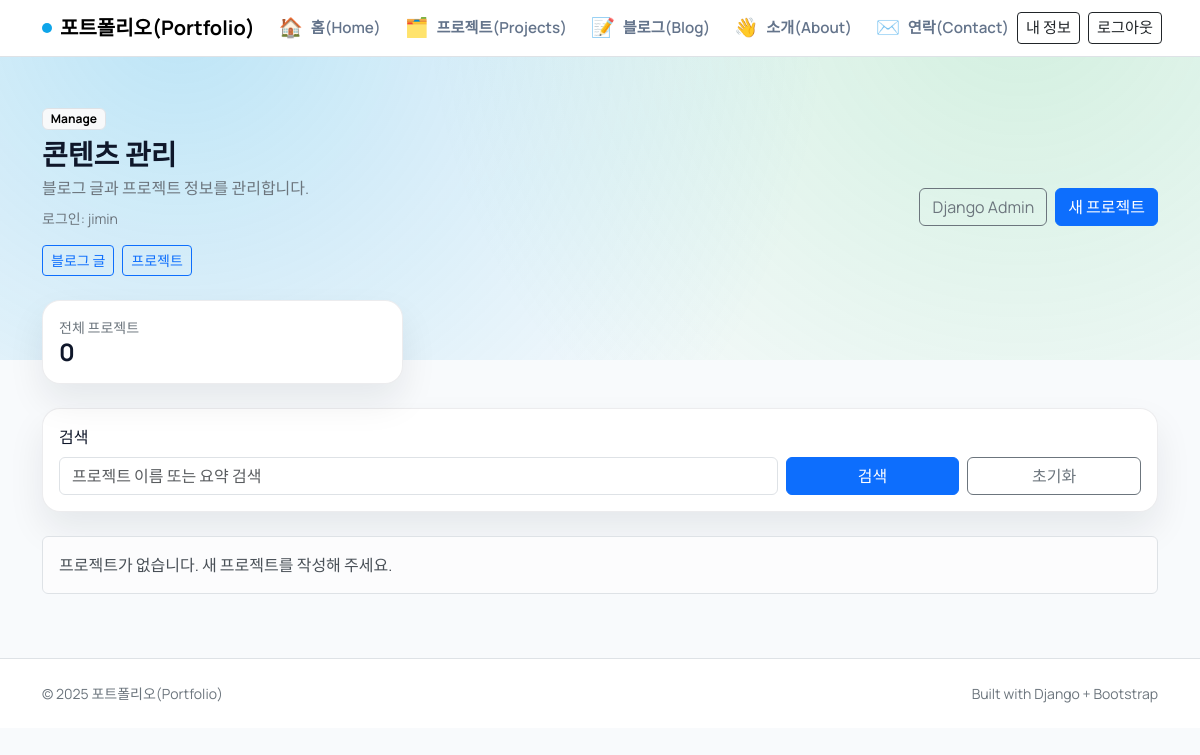
Page /manage/projects/ (signed in) on the earlier database version.
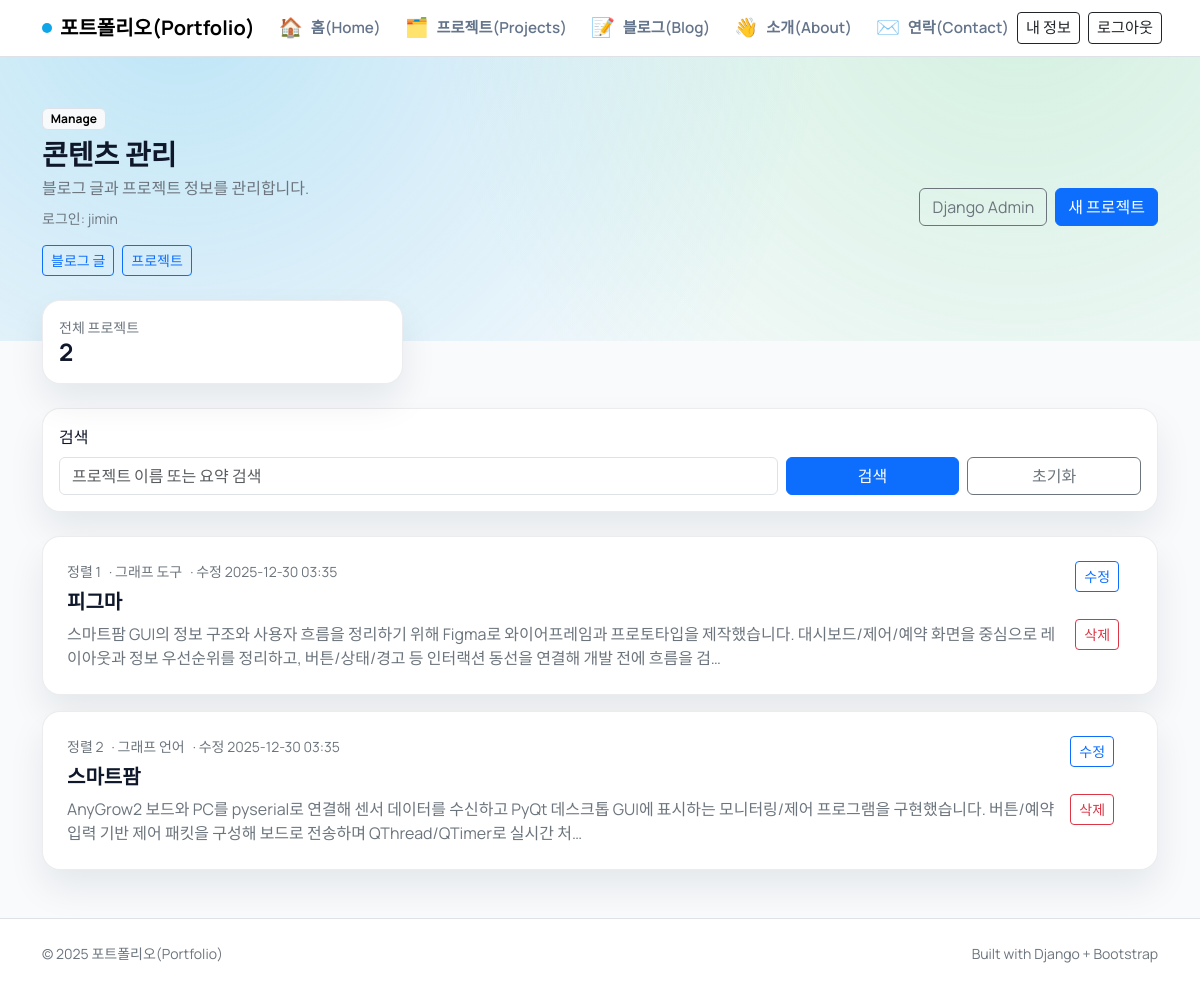
Same page on the later database version.
### pages/models.py (models this page shows, shortened)
class Project(models.Model):
    USAGE_LANGUAGE = "language"
    USAGE_TOOL = "tool"
    USAGE_OTHER = "other"
    USAGE_CHOICES = [
        (USAGE_LANGUAGE, "Language"),
        (USAGE_TOOL, "Tool"),
        (USAGE_OTHER, "Other"),
    ]
    name = models.CharField(max_length=200)
    summary = models.TextField()
    link = models.URLField(blank=True)
    tech_stack = models.JSONField(default=list, blank=True)
    details = models.JSONField(default=list, blank=True)
    highlights = models.JSONField(default=list, blank=True)
    note = models.TextField(blank=True)
    usage_title = models.CharField(max_length=120, blank=True)
    usage_type = models.CharField(max_length=20, choices=USAGE_CHOICES, blank=True)
    usage_items = models.JSONField(default=list, blank=True)
    owner = models.ForeignKey(
        settings.AUTH_USER_MODEL,
        on_delete=models.CASCADE,
        related_name="projects",
        null=True,
        blank=True,
    )
    order = models.PositiveIntegerField(default=0)
    created_at = models.DateTimeField(default=timezone.now)
    updated_at = models.DateTimeField(auto_now=True)
    class Meta:
        ordering = ["order", "-created_at"]

### pages/manage_views.py (the view)
@login_required
def manage_project_list(request):
    query = request.GET.get("q", "").strip()
    base_qs = Project.objects.filter(owner=request.user)
    projects = base_qs
    if query:
        projects = projects.filter(Q(name__icontains=query) | Q(summary__icontains=query))
    projects = projects.order_by("order", "-created_at")
    context = {
        "projects": projects,
        "query": query,
        "total_count": base_qs.count(),
    }
    return render(request, "pages/manage/project_list.html", context)

### pages/templates/pages/manage/project_list.html
{% extends "blog/manage/base.html" %}
{% block manage_actions %}
  <a class="btn btn-outline-secondary" href="/admin/">Django Admin</a>
  <a class="btn btn-primary" href="{% url 'manage_project_create' %}">새 프로젝트</a>
{% endblock %}
{% block manage_content %}
<div class="row g-3 mb-4">
  <div class="col-md-4">
    <div class="surface p-3">
      <div class="text-secondary small">전체 프로젝트</div>
      <div class="h4 fw-bold mb-0">{{ total_count }}</div>
    </div>
  </div>
</div>
<form class="surface p-3 mb-4" method="get">
  <div class="row g-2 align-items-end">
    <div class="col-md-8">
      <label class="form-label">검색</label>
      <input class="form-control" type="search" name="q" placeholder="프로젝트 이름 또는 요약 검색" value="{{ query }}">
    </div>
    <div class="col-md-4 d-flex gap-2">
      <button class="btn btn-primary w-100" type="submit">검색</button>
      <a class="btn btn-outline-secondary w-100" href="{% url 'manage_project_list' %}">초기화</a>
    </div>
  </div>
</form>
{% for project in projects %}
  <div class="surface p-4 manage-card">
    <div class="d-flex flex-column flex-lg-row justify-content-between gap-3">
      <div>
        <div class="d-flex align-items-center gap-2 mb-2">
          <span class="small text-secondary">정렬 {{ project.order }}</span>
          {% if project.usage_type %}
            <span class="small text-secondary">
              · 그래프
              {% if project.usage_type == "language" %}
                언어
              {% elif project.usage_type == "tool" %}
                도구
              {% else %}
                기타
              {% endif %}
            </span>
          {% endif %}
          <span class="small text-secondary">· 수정 {{ project.updated_at|date:"Y-m-d H:i" }}</span>
        </div>
        <h2 class="h5 fw-bold mb-2">{{ project.name }}</h2>
        <p class="text-secondary mb-0">{{ project.summary|truncatechars:140 }}</p>
      </div>
      <div class="manage-actions d-flex flex-wrap gap-2 align-items-start">
        <a class="btn btn-outline-primary btn-sm" href="{% url 'manage_project_edit' project.pk %}">수정</a>
        <a class="btn btn-outline-danger btn-sm" href="{% url 'manage_project_delete' project.pk %}">삭제</a>
      </div>
    </div>
  </div>
{% empty %}
  <div class="alert alert-light border">프로젝트가 없습니다. 새 프로젝트를 작성해 주세요.</div>
{% endfor %}
{% endblock %}

### blog/templates/blog/manage/base.html (shortened to what this page needs)
{% extends "blog/base.html" %}
{% block content %}
<section class="mb-4 fade-up">
  <span class="badge text-bg-light border mb-2">Manage</span>
  <div class="d-flex flex-wrap align-items-center justify-content-between gap-3">
    <div>
      <h1 class="h3 fw-bold mb-1">콘텐츠 관리</h1>
      <p class="text-secondary mb-0">블로그 글과 프로젝트 정보를 관리합니다.</p>
      <div class="small text-secondary mt-2">로그인: {{ request.user.username }}</div>
      <div class="d-flex flex-wrap gap-2 mt-3">
        <a class="btn btn-sm btn-outline-primary" href="{% url 'manage_post_list' %}">블로그 글</a>
        <a class="btn btn-sm btn-outline-primary" href="{% url 'manage_project_list' %}">프로젝트</a>
      </div>
    </div>
    <div class="d-flex flex-wrap gap-2">
      {% block manage_actions %}{% endblock %}
    </div>
  </div>
</section>
{% block manage_content %}{% endblock %}
{% endblock %}

### blog/templates/blog/base.html (shortened to what this page needs)
<!doctype html>
<html lang="ko">
<head>
  <link href="https://cdn.jsdelivr.net/npm/bootstrap@5.3.3/dist/css/bootstrap.min.css" rel="stylesheet">
</head>
<body>
  <nav class="navbar navbar-expand-lg bg-white border-bottom sticky-top">
    <div class="container">
      <a class="navbar-brand fw-bold d-flex align-items-center" href="{% url 'home' %}">
        <span class="brand-mark"></span>
        포트폴리오(Portfolio)
      </a>
      <div class="collapse navbar-collapse" id="mainNav">
        <ul class="navbar-nav me-auto mb-2 mb-lg-0 gap-2">
          <li class="nav-item">
            <a class="nav-link nav-icon-link" href="{% url 'home' %}" title="홈(Home)">
              <span class="nav-emoji" aria-hidden="true">🏠</span>
              <span class="nav-label">홈(Home)</span>
            </a>
          </li>
          <li class="nav-item">
            <a class="nav-link nav-icon-link" href="{% url 'projects' %}" title="프로젝트(Projects)">
              <span class="nav-emoji" aria-hidden="true">🗂️</span>
              <span class="nav-label">프로젝트(Projects)</span>
            </a>
          </li>
          <li class="nav-item">
            <a class="nav-link nav-icon-link" href="{% url 'post_list' %}" title="블로그(Blog)">
              <span class="nav-emoji" aria-hidden="true">📝</span>
              <span class="nav-label">블로그(Blog)</span>
            </a>
          </li>
          <li class="nav-item">
            <a class="nav-link nav-icon-link" href="{% url 'about' %}" title="소개(About)">
              <span class="nav-emoji" aria-hidden="true">👋</span>
              <span class="nav-label">소개(About)</span>
            </a>
          </li>
          <li class="nav-item">
            <a class="nav-link nav-icon-link" href="{% url 'contact' %}" title="연락(Contact)">
              <span class="nav-emoji" aria-hidden="true">✉️</span>
              <span class="nav-label">연락(Contact)</span>
            </a>
          </li>
        </ul>
        {% if request.user.is_authenticated %}
        <div class="d-flex align-items-center gap-2">
          <a class="btn btn-outline-dark btn-sm d-flex align-items-center justify-content-center gap-2" href="{% url 'manage_post_list' %}" title="내 정보">
            <span class="nav-label">내 정보</span>
          </a>
          <form class="m-0" method="post" action="{% url 'manage_logout' %}">
            <button class="btn btn-outline-dark btn-sm d-flex align-items-center justify-content-center gap-2" type="submit">
              <span class="nav-label">로그아웃</span>
            </button>
          </form>
        </div>
        {% else %}
        <a class="btn btn-outline-dark btn-sm d-flex align-items-center justify-content-center gap-2" href="{% url 'manage_login' %}?next={{ request.get_full_path|urlencode }}" title="로그인">
          <span class="nav-label">로그인</span>
        </a>
        {% endif %}
      </div>
    </div>
  </nav>
  <main class="container py-5">
    {% block content %}{% endblock %}
  </main>
  <footer class="border-top bg-white">
    <div class="container py-4 d-flex flex-column flex-md-row justify-content-between gap-2">
      <div class="text-secondary small">© {% now "Y" %} 포트폴리오(Portfolio)</div>
      <div class="text-secondary small">Built with Django + Bootstrap</div>
    </div>
  </footer>
</body>
</html>

### blog/templates/blog/base.html (style rules this page uses)
:root { --ink: #0f172a; --muted: #64748b; --accent: #0ea5e9; --accent-2: #22c55e; --surface: #ffffff; --border: rgba(15, 23, 42, 0.08); --radius: 18px; }
body { font-family: "Manrope", sans-serif; color: var(--ink); background: #f8fafc; min-height: 100vh; }
body::before { content: ""; position: fixed; inset: -10% 0 auto 0; height: 55vh; background: radial-gradient(circle at 15% 20%, rgba(14, 165, 233, 0.25), transparent 60%), radial-gradient(circle at 85% 15%, rgba(34, 197, 94, 0.18), transparent 55%); z-index: -1; }
.surface { background: var(--surface); border: 1px solid var(--border); border-radius: var(--radius); box-shadow: 0 18px 36px rgba(15, 23, 42, 0.08); }
.brand-mark { width: 10px; height: 10px; border-radius: 999px; background: var(--accent); display: inline-block; margin-right: 8px; }
.navbar .nav-link { color: var(--muted); font-weight: 600; }
.nav-icon-link { display: inline-flex; align-items: center; justify-content: center; gap: 8px; padding: 6px 12px; height: 40px; border-radius: 12px; background: transparent; }
.nav-emoji { font-size: 1.2rem; line-height: 1; }
.nav-label { font-size: 0.95rem; white-space: nowrap; }
.fade-up { animation: fadeUp 0.7s ease both; }

### blog/templates/blog/manage/base.html (style rules this page uses)
.manage-card + .manage-card { margin-top: 16px; }

Differences in the rows shown:
now on this page (row edited): Project: order "1", usage_type "· 그래프", updated_at "2025-12-30 03:35", name "피그마", summary "스마트팜 GUI의 정보 구조와 사용자 흐름을 정리하기 위해 Figma로 와이어프레임과 프로토타입을 제작했습니다. 대시보드/제어/예약 화면을 중심으로 레이아웃과 정보 우선순위를 정리하고, 버튼/상태/경고 등 인터랙션 동선을 연결해 개발 전에 흐름을 검…"
now on this page (row edited): Project: order "2", usage_type "· 그래프", updated_at "2025-12-30 03:35", name "스마트팜", summary "AnyGrow2 보드와 PC를 pyserial로 연결해 센서 데이터를 수신하고 PyQt 데스크톱 GUI에 표시하는 모니터링/제어 프로그램을 구현했습니다. 버튼/예약 입력 기반 제어 패킷을 구성해 보드로 전송하며 QThread/QTimer로 실시간 처…"
Other differences:
{{ total_count }}: "0" → "2"
text no longer shown: "프로젝트가 없습니다. 새 프로젝트를 작성해 주세요."
